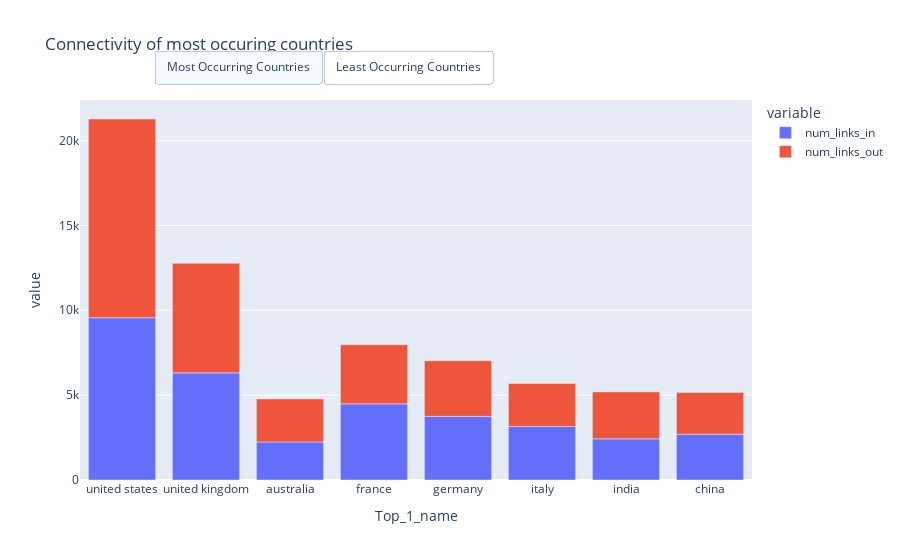

Notebook source saved alongside this figure:
### Markdown cell above
## 3. What is the distribution of in and out degrees? 

For fun, we are also interested in the in and out degree of each country. 

> **_NOTE:_**  The in degree of a country is defined as the sum of the in degrees of its articles. Same for out degrees.

### Code cell
sorted_data_countries = data_countries.sort_values(by='occurrence', ascending=False)
fig1 = px.bar(sorted_data_countries.iloc[:8,:], x="Top_1_name", y=["num_links_in", "num_links_out"], title="Connectivity of most occuring countries")

sorted_data_countries = data_countries.sort_values(by='occurrence', ascending=True)
fig2 = px.bar(sorted_data_countries.iloc[:8,:], x="Top_1_name", y=["num_links_in", "num_links_out"], title="Connectivity of least occuring countries")

# Create buttons to toggle between the two bar charts
fig1.update_layout(
    updatemenus=[
        dict(
            type="buttons",
            direction="left",
            buttons=[
                dict(
                    label="Most Occurring Countries",
                    method="update",
                    args=[{"visible": [True, False]},  # Show first chart, hide second
                          {"title": "Connectivity of most occurring countries"}]
                ),
                dict(
                    label="Least Occurring Countries",
                    method="update",
                    args=[{"visible": [False, True]},  # Hide first chart, show second
                          {"title": "Connectivity of least occurring countries"}]
                ),
            ],
            pad={"r": 10, "t": 10},
            showactive=True,
            x=0.11,
            xanchor="left",
            y=1.1,
            yanchor="middle"
        ),
    ]
)

# Show the figure
fig1.show()

### Figure 1 — Plotly figure (JSON) as saved in the notebook; plotly's stock layout.template omitted (floating-point values rounded to 4 significant figures)
{"data": [{"alignmentgroup": "True", "hovertemplate": "variable=num_links_in<br>Top_1_name=%{x}<br>value=%{y}<extra></extra>", "legendgroup": "num_links_in", "marker": {"color": "#636efa", "pattern": {"shape": ""}}, "name": "num_links_in", "offsetgroup": "num_links_in", "orientation": "v", "showlegend": true, "textposition": "auto", "type": "bar", "x": ["united states", "united kingdom", "australia", "france", "germany", "italy", "india", "china"], "xaxis": "x", "y": [9562, 6315, 2241, 4487, 3750, 3152, 2425, 2696], "yaxis": "y"}, {"alignmentgroup": "True", "hovertemplate": "variable=num_links_out<br>Top_1_name=%{x}<br>value=%{y}<extra></extra>", "legendgroup": "num_links_out", "marker": {"color": "#EF553B", "pattern": {"shape": ""}}, "name": "num_links_out", "offsetgroup": "num_links_out", "orientation": "v", "showlegend": true, "textposition": "auto", "type": "bar", "x": ["united states", "united kingdom", "australia", "france", "germany", "italy", "india", "china"], "xaxis": "x", "y": [11710, 6453, 2534, 3487, 3284, 2530, 2767, 2454], "yaxis": "y"}], "layout": {"barmode": "relative", "legend": {"title": {"text": "variable"}, "tracegroupgap": 0}, "title": {"text": "Connectivity of most occuring countries"}, "updatemenus": [{"buttons": [{"args": [{"visible": [true, false]}, {"title": "Connectivity of most occurring countries"}], "label": "Most Occurring Countries", "method": "update"}, {"args": [{"visible": [false, true]}, {"title": "Connectivity of least occurring countries"}], "label": "Least Occurring Countries", "method": "update"}], "direction": "left", "pad": {"r": 10, "t": 10}, "showactive": true, "type": "buttons", "x": 0.11, "xanchor": "left", "y": 1.1, "yanchor": "middle"}], "xaxis": {"anchor": "y", "domain": [0, 1], "title": {"text": "Top_1_name"}}, "yaxis": {"anchor": "x", "domain": [0, 1], "title": {"text": "value"}}}}
